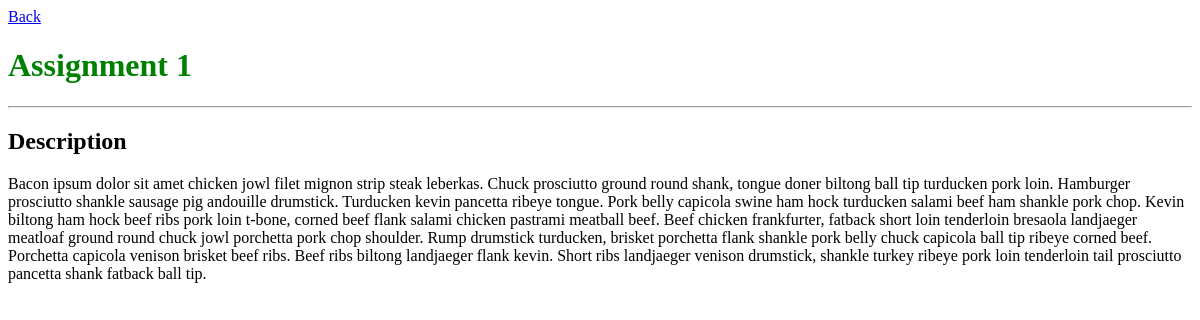
Page /app/1/description/ on the earlier database version.
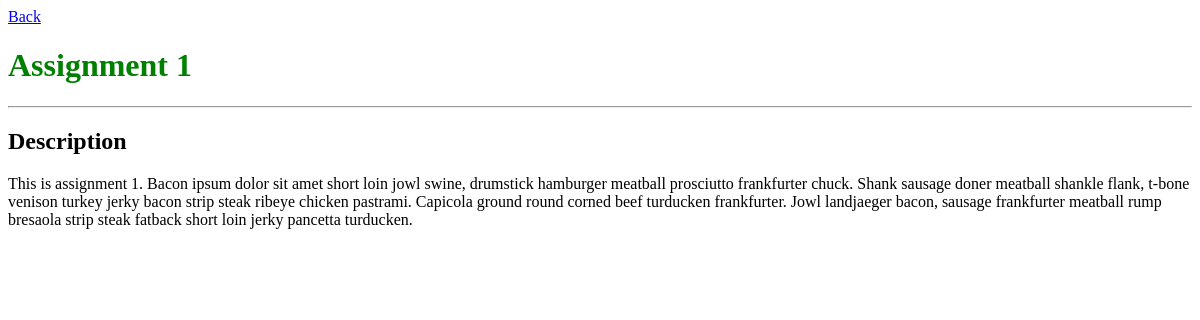
Same page on the later database version.
### review/models.py (models this page shows, shortened)
class Assignment(models.Model):
	assignment_id = models.CharField(max_length=140) #Unique ID for assignment
	name = models.CharField(max_length=140)
	create_date = models.DateTimeField()
	modified_date = models.DateTimeField()
	open_date = models.DateTimeField()
	due_date = models.DateTimeField()
	description = models.TextField()
	allow_multiple_uploads = models.BooleanField()
	allow_help_centre = models.BooleanField()
	number_of_peer_reviews = models.IntegerField()
	review_open_date = models.DateTimeField()
	review_due_date = models.DateTimeField()
	weighting = models.IntegerField()
	has_tests = models.BooleanField()
	test_required = models.BooleanField()
	def __unicode__(self):
		return str(self.name)

### review/views.py (the view)
# urls.py: url(r'^(?P<assignment_pk>\d+)/description/$', views.assignment_description, name='assignment_description'),
def assignment_description(request, assignment_pk):
	""" Display the description of an assignment. """
	assignment = get_object_or_404(Assignment, pk=assignment_pk)
	return render(request, 'review/assignment_description.html',
		{'title': assignment, 'assignment': assignment})

### review/templates/review/assignment_description.html
{% extends "review/base.html" %}
{% block content %}
	<a href="/">Back</a>
	<h1>{{ assignment.name }}</h1>
	<hr/>
	<h2>Description</h2>
	<p>
		{{ assignment.description }}
	</p>
{% endblock %}

Differences in the rows shown:
changed Assignment "Assignment 1": description "Bacon ipsum dolor sit amet chicken jowl filet mignon strip steak leberkas. Chuck prosciutto ground round shank, tongue doner biltong ball tip turducken pork loin. Hamburger prosciutto shankle sausage pig andouille drumstick. Turducken kevin pancetta ribeye tongue. Pork belly capicola swine ham hock turducken salami beef ham shankle pork chop. Kevin biltong ham hock beef ribs pork loin t-bone, corned beef flank salami chicken pastrami meatball beef. Beef chicken frankfurter, fatback short loin tenderloin bresaola landjaeger meatloaf ground round chuck jowl porchetta pork chop shoulder. Rump drumstick turducken, brisket porchetta flank shankle pork belly chuck capicola ball tip ribeye corned…" → "This is assignment 1. Bacon ipsum dolor sit amet short loin jowl swine, drumstick hamburger meatball prosciutto frankfurter chuck. Shank sausage doner meatball shankle flank, t-bone venison turkey jerky bacon strip steak ribeye chicken pastrami. Capicola ground round corned beef turducken frankfurter. Jowl landjaeger bacon, sausage frankfurter meatball rump bresaola strip steak fatback short loin jerky pancetta turducken."
